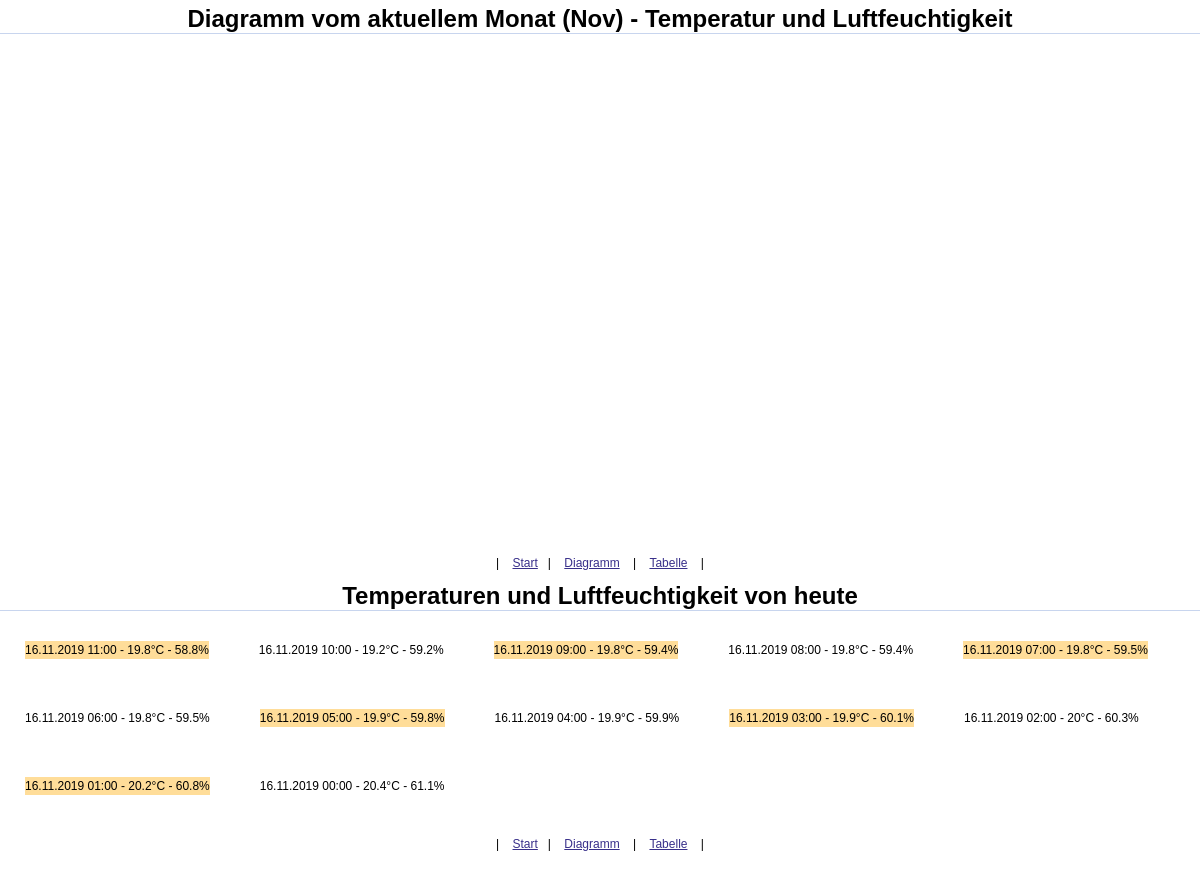
Screenshot of /diagramm.php with the database file from the repository.
### tables this page shows
CREATE TABLE wohnzimmer(id INTEGER PRIMARY KEY AUTOINCREMENT, temperatur FLOAT, luftfeuchtigkeit FLOAT, zimmer VARCHAR, datum DATETIME);

### diagramm.php (the view, shortened to what this page needs)
<?php
	 function date_german_time($date) {
    $d    =    explode("-",$date);
    return    sprintf("%02d.%02d.%04d %4s", $d[2], $d[1], $d[0], substr($d[2],3,8));
	}
?>
<html>
<head>
<link rel="stylesheet" type="text/css" href="style.css" />
</head>
<body>
<div id="maincontent">
      <div id="leftcontent">
		           <?php
          $db = new SQLite3('temperatur.sqlite', SQLITE3_OPEN_CREATE | SQLITE3_OPEN_READWRITE);
  $results = $db->query('SELECT * FROM wohnzimmer ORDER BY datum DESC LIMIT 1');
	while ($row = $results->fetchArray()) {
		?>
		 <div id="uberschrift"><strong>Diagramm vom aktuellem Monat (<?php echo date("M"); ?>) -  Temperatur und Luftfeuchtigkeit</strong></div>
		<?php
	}
    ?>
        <div id="chartdiv"></div>
        <?php
			include("menu.php");
        ?>
        <div id="temperatur_tabelle">
			<div id="uberschrift"><strong>Temperaturen und Luftfeuchtigkeit von heute</strong></div>
			<?php
				  $results = $db->query('select *,strftime(\'%M\', datum) as mintime, strftime(\'%m\', datum) as monat, strftime(\'%d\', datum) as tag FROM wohnzimmer WHERE ((mintime = "00") AND monat = "'.date("m").'" AND tag = "'.date("d").'") ORDER BY datum DESC');
				  $i=0;
				while ($row = $results->fetchArray()) {
					$color = ($i % 2) ? "#FFF" : "#ffdd99";
					echo "<span style='background-color:$color; float: left; margin:25px;'>";
					echo date_german_time($row["datum"])." - " . $row["temperatur"]."°C - " . $row["luftfeuchtigkeit"]."%<br/>";
					echo "</span>";
					$i++;
				}
			?>
			<br/>
			<br/>
			<br/>
			<br/>
			<?php
			include("menu.php");
        ?>
        </div>
           </div>
</div>
</body>
</html>

### style.css (style rules this page uses)
html { height: 100%; }
body { height: 100%; margin:0; padding:0; line-height: 1.5em; background-color: #FFF; background-attachment:fixed; font-family:Verdana, Arial, Helvetica, sans-serif; font-size:12px; }
@media all and (min-width:1024px) { #maincontent { width: 1200px; margin: 0 auto; } }
@media all and (min-width:1024px) { #leftcontent { padding: 10px 0; text-align: justify; } }
@media all and (min-width:1024px) { #uberschrift { font-size: 24px; border-bottom: 1px solid #c8d5ee; margin-bottom: 5px; padding-bottom: 5px; text-align: center; } }
@media all and (min-width:1024px) { #temperatur_tabelle { text-align: center; margin: 0px auto; } }

### diagramm.php (style rules this page uses)
#chartdiv { width: 100%; height: 500px; }

### rows the page displays
wohnzimmer: datum "16.11.2019 11:00", temperatur "19.8", luftfeuchtigkeit "58.8"
wohnzimmer: datum "16.11.2019 10:00", temperatur "19.2", luftfeuchtigkeit "59.2"
wohnzimmer: datum "16.11.2019 09:00", temperatur "19.8", luftfeuchtigkeit "59.4"
wohnzimmer: datum "16.11.2019 08:00", temperatur "19.8", luftfeuchtigkeit "59.4"
wohnzimmer: datum "16.11.2019 07:00", temperatur "19.8", luftfeuchtigkeit "59.5"
wohnzimmer: datum "16.11.2019 06:00", temperatur "19.8", luftfeuchtigkeit "59.5"
wohnzimmer: datum "16.11.2019 05:00", temperatur "19.9", luftfeuchtigkeit "59.8"
wohnzimmer: datum "16.11.2019 04:00", temperatur "19.9", luftfeuchtigkeit "59.9"
wohnzimmer: datum "16.11.2019 03:00", temperatur "19.9", luftfeuchtigkeit "60.1"
wohnzimmer: datum "16.11.2019 02:00", temperatur "20", luftfeuchtigkeit "60.3"
wohnzimmer: datum "16.11.2019 01:00", temperatur "20.2", luftfeuchtigkeit "60.8"
wohnzimmer: datum "16.11.2019 00:00", temperatur "20.4", luftfeuchtigkeit "61.1"
